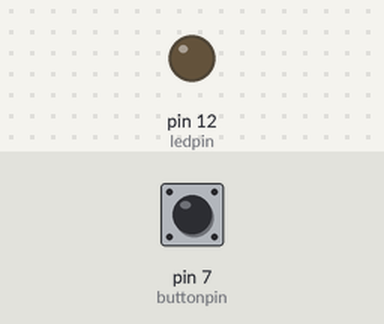
Simulated run of this sketch. Board: Arduino Uno, built with avr-gcc and run on an emulated ATmega328P. Shown: output pins drawn as LEDs (lit = HIGH). The inputs (shaded band) are chosen by the test bench; at power-on: pin 7 (buttonpin) HIGH.

Above: at 1.2 s.
1.3 s: pin 7 (buttonpin) pulled LOW for 0.15 s
At 2.5 s:
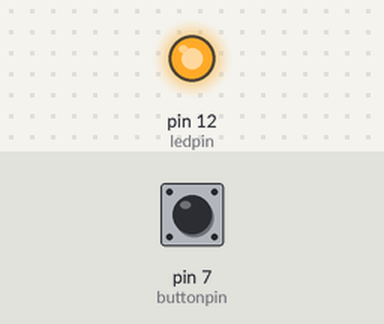
2.9 s: pin 7 (buttonpin) pulled LOW for 1 s
At 3.9 s:
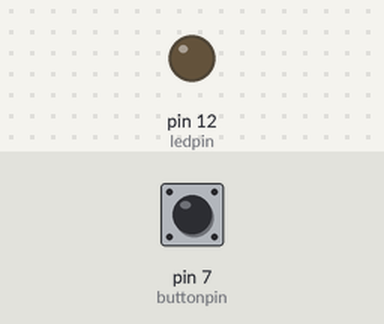
5.4 s: pin 7 (buttonpin) pulled LOW for 3.2 s
At 5.8 s:
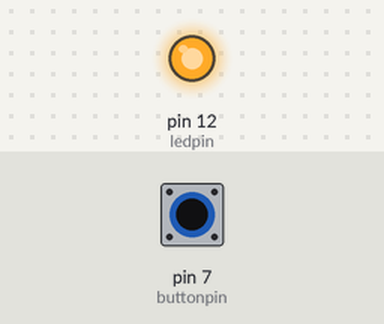
Timing chart, 0 to 8.4 s (numbered marks = the images above; inputs shaded):
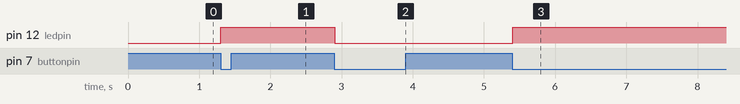

The sketch:

Toggle_Switch_Code.ino
```cpp
int ledpin=12;
int buttonpin=7;
int buttonread;

int lastno=1,currentno;

int ledstate=0;

void setup()
{
  pinMode(ledpin, OUTPUT);
  pinMode(buttonpin,INPUT);
}

void loop()
{
  buttonread=digitalRead(buttonpin);

  currentno=buttonread;

  if(lastno==1 && currentno ==0){
    delay(2);

    if(digitalRead(buttonpin)==0){
      ledstate=!ledstate;
      digitalWrite(ledpin,ledstate);
    }
  }
  lastno=currentno;
}
```

Measured:
- after the input at 1.3 s, pin 12 (ledpin): LOW → HIGH at once
- after the input at 2.9 s, pin 12 (ledpin): HIGH → LOW at once
- after the input at 5.4 s, pin 12 (ledpin): LOW → HIGH at once
